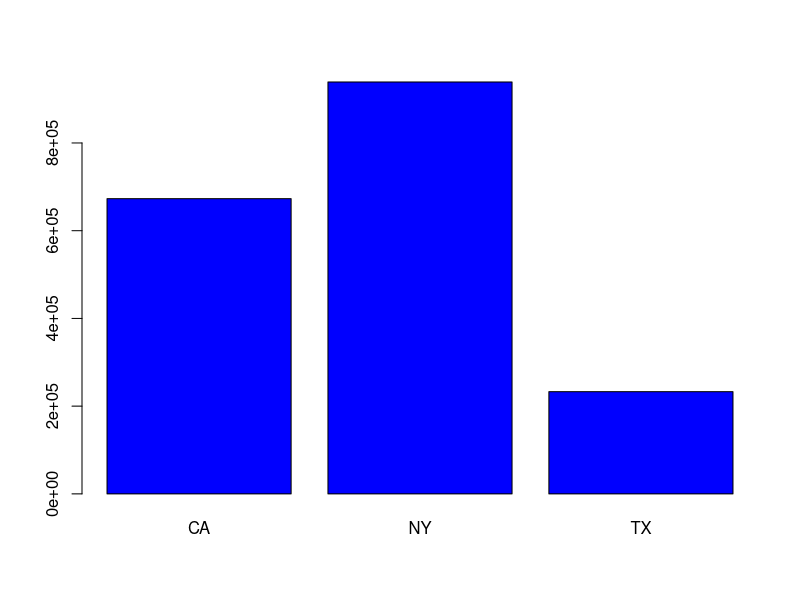
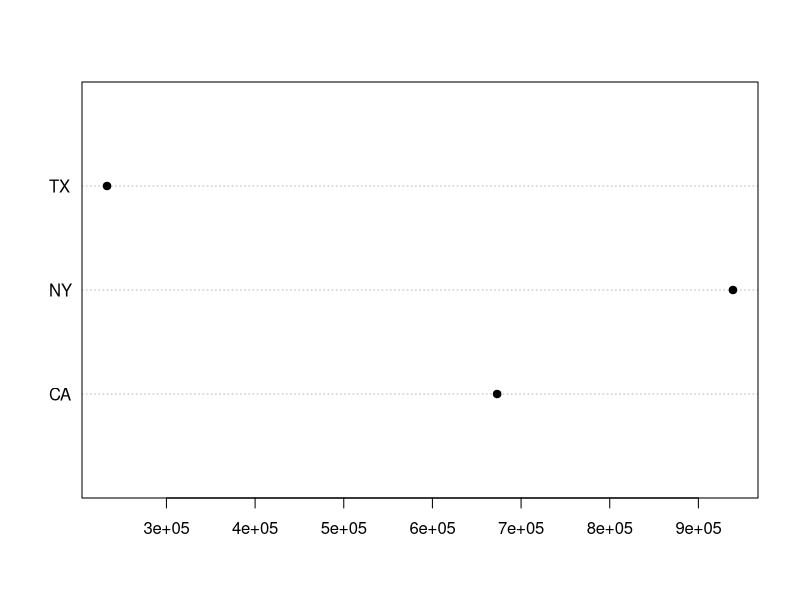

The R script that drew these images, in order:
## ---- chunk 1
set.seed(1234)
State = rep(c("TX", "NY", "CA"), 10)
EarnedPremium = rlnorm(length(State), meanlog = log(50000), sdlog=1)
EarnedPremium = round(EarnedPremium, -3)
Losses = EarnedPremium * runif(length(EarnedPremium), min=0.4, max = 0.9)

df = data.frame(State, EarnedPremium, Losses, stringsAsFactors=FALSE)
## ---- chunk 2
summary(df)
str(df)
## ---- chunk 3
names(df)
colnames(df)
length(df)
dim(df)
nrow(df)
ncol(df)
## ---- chunk 4
head(df)
head(df, 2)
tail(df)
## ---- chunk 5
order(df$EarnedPremium)
df = df[order(df$EarnedPremium), ]
## ---- chunk 6
df$LossRatio = df$EarnedPremium / df$Losses
df$LossRatio = 1 / df$LossRatio
## ---- chunk 7
df$LossRatio = NULL
df = df[, 1:2]
## ---- chunk 8
dfA = df[1:10,]
dfB = df[11:20, ]
rbind(dfA, dfB)
dfC = dfA[, 1:2]
cbind(dfA, dfC)
## ---- chunk 9
dfRateChange = data.frame(State =c("TX", "CA", "NY"), RateChange = c(.05, -.1, .2))
df = merge(df, dfRateChange)
## ---- chunk 10
df$LossRation = with(df, Losses / EarnedPremium)
names(df)
colnames(df)[4] = "Loss Ratio"
colnames(df)
## ---- chunk 11
dfTX = subset(df, State == "TX")
dfBigPolicies = subset(df, EarnedPremium >= 50000)
## ---- chunk 12
dfTX = df[df$State == "TX", ]
dfBigPolicies = df[df$EarnedPremium >= 50000, ]
## ---- chunk 13
whichState = df$State == "TX"
dfTX = df[whichState, ]

whichEP = df$EarnedPremium >= 50000
dfBigPolicies = df[whichEP, ]
## ---- chunk 14
sum(df$EarnedPremium)
sum(df$EarnedPremium[df$State == "TX"])

aggregate(df[,-1], list(df$State), sum)
## ---- chunk 15
dfByState = aggregate(df$EarnedPremium, list(df$State), sum)
colnames(dfByState) = c("State", "EarnedPremium")
barplot(dfByState$EarnedPremium, names.arg=dfByState$State, col="blue")
## ---- chunk 16
dotchart(dfByState$EarnedPremium, dfByState$State, pch=19)
## ---- chunk 17

